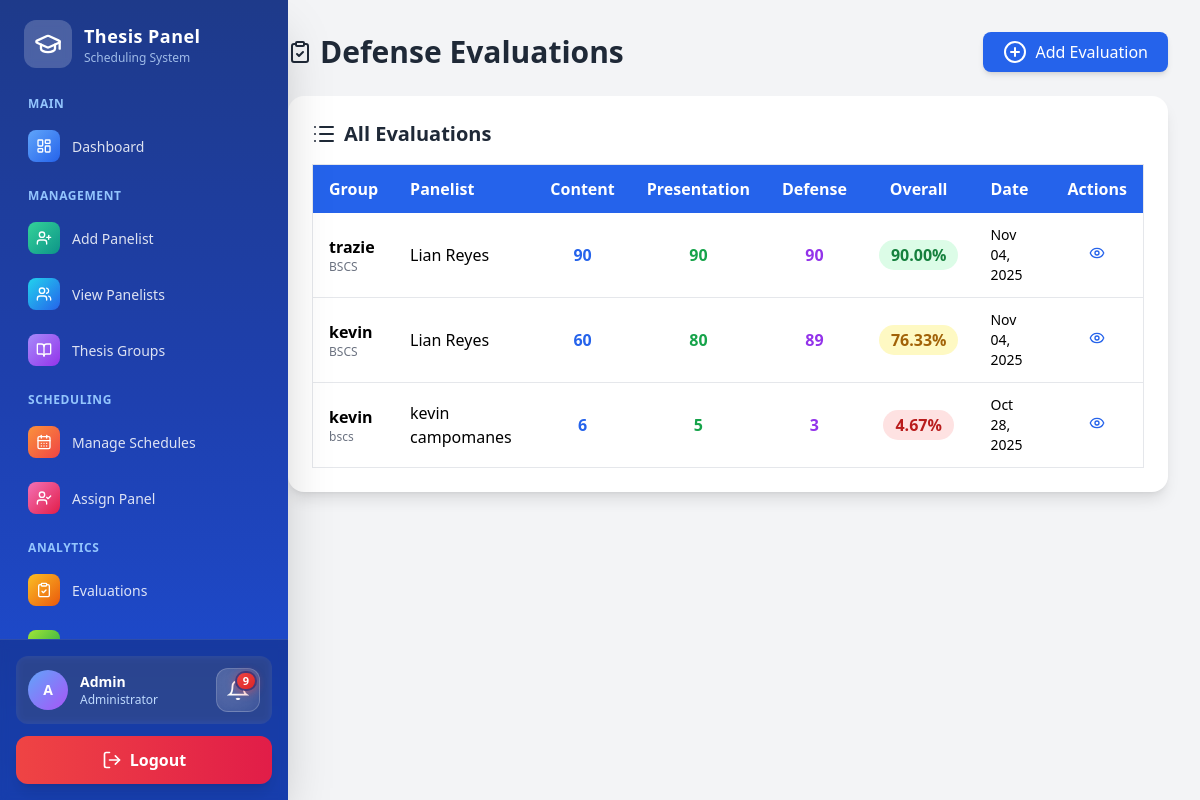
Screenshot of /admin/evaluations.php (signed in) with the database file from the repository.
### tables this page shows
CREATE TABLE `evaluation` (
  `evaluation_id` int(11) NOT NULL AUTO_INCREMENT,
  `group_id` int(11) NOT NULL,
  `panelist_id` int(11) NOT NULL,
  `content_score` int(11) DEFAULT NULL,
  `presentation_score` int(11) DEFAULT NULL,
  `defense_score` int(11) DEFAULT NULL,
  `overall_score` decimal(5,2) DEFAULT NULL,
  `comments` text DEFAULT NULL,
  `evaluated_at` timestamp NOT NULL DEFAULT current_timestamp(),
  PRIMARY KEY (`evaluation_id`),
  KEY `group_id` (`group_id`),
  KEY `panelist_id` (`panelist_id`),
  CONSTRAINT `evaluation_ibfk_1` FOREIGN KEY (`group_id`) REFERENCES `thesis_group` (`group_id`) ON DELETE CASCADE,
  CONSTRAINT `evaluation_ibfk_2` FOREIGN KEY (`panelist_id`) REFERENCES `faculty` (`panelist_id`) ON DELETE CASCADE
);

CREATE TABLE `thesis_group` (
  `group_id` int(11) NOT NULL AUTO_INCREMENT,
  `created_at` datetime DEFAULT current_timestamp(),
  `title` varchar(255) NOT NULL,
  `leader_name` varchar(100) NOT NULL,
  `members` text DEFAULT NULL,
  `course` varchar(100) DEFAULT NULL,
  `status` enum('For Defense','Defended','Pending') DEFAULT 'Pending',
  PRIMARY KEY (`group_id`)
);

### admin/evaluations.php (the view, shortened to what this page needs)
<?php
$db = new Database();
$conn = $db->connect();
try {
    $conn->exec("CREATE TABLE IF NOT EXISTS evaluation (
        evaluation_id INT AUTO_INCREMENT PRIMARY KEY,
        group_id INT NOT NULL,
        panelist_id INT NOT NULL,
        content_score INT,
        presentation_score INT,
        defense_score INT,
        overall_score DECIMAL(5,2),
        comments TEXT,
        evaluated_at TIMESTAMP DEFAULT CURRENT_TIMESTAMP,
        FOREIGN KEY (group_id) REFERENCES thesis_group(group_id) ON DELETE CASCADE,
        FOREIGN KEY (panelist_id) REFERENCES faculty(panelist_id) ON DELETE CASCADE
    )");
} catch (PDOException $e) {
}
$evaluations = $conn->query("
    SELECT e.*,
           tg.leader_name, tg.course,
           CONCAT(f.first_name, ' ', f.last_name) as panelist_name,
           t.title as thesis_title
    FROM evaluation e
    INNER JOIN thesis_group tg ON e.group_id = tg.group_id
    INNER JOIN faculty f ON e.panelist_id = f.panelist_id
    LEFT JOIN thesis t ON tg.group_id = t.group_id
    ORDER BY e.evaluated_at DESC
")->fetchAll(PDO::FETCH_ASSOC);
?>
<!DOCTYPE html>
<html lang="en">
<head>
<script src="/Thesis/assets/js/tailwind.js"></script>
</head>
<body class="bg-gray-100 min-h-screen flex">
<?php include 'sidebar.php'; ?>
<main class="flex-1 ml-64 p-8">
<div class="flex justify-between items-center mb-6">
    <h1 class="text-3xl font-bold text-gray-800 flex items-center gap-2">
        <i data-lucide="clipboard-check"></i> Defense Evaluations
    </h1>
    <button onclick="toggleModal()" class="bg-blue-600 text-white px-5 py-2 rounded-lg hover:bg-blue-700 flex items-center gap-2 shadow-md">
        <i data-lucide="plus-circle"></i> Add Evaluation
    </button>
</div>
<div class="bg-white shadow-lg rounded-2xl p-6 overflow-x-auto">
    <h2 class="text-xl font-semibold mb-4 flex items-center gap-2 text-gray-800">
        <i data-lucide="list"></i> All Evaluations
    </h2>
    <table class="min-w-full border border-gray-200">
        <thead class="bg-blue-600 text-white">
            <tr>
                <th class="px-4 py-3 text-left">Group</th>
                <th class="px-4 py-3 text-left">Panelist</th>
                <th class="px-4 py-3 text-center">Content</th>
                <th class="px-4 py-3 text-center">Presentation</th>
                <th class="px-4 py-3 text-center">Defense</th>
                <th class="px-4 py-3 text-center">Overall</th>
                <th class="px-4 py-3 text-left">Date</th>
                <th class="px-4 py-3 text-center">Actions</th>
            </tr>
        </thead>
        <tbody>
            <?php if (!empty($evaluations)): ?>
                <?php foreach ($evaluations as $eval): ?>
                    <tr class="border-b hover:bg-gray-50">
                        <td class="px-4 py-3">
                            <div class="font-semibold"><?= htmlspecialchars($eval['leader_name']) ?></div>
                            <div class="text-xs text-gray-500"><?= htmlspecialchars($eval['course']) ?></div>
                        </td>
                        <td class="px-4 py-3"><?= htmlspecialchars($eval['panelist_name']) ?></td>
                        <td class="px-4 py-3 text-center font-bold text-blue-600"><?= $eval['content_score'] ?></td>
                        <td class="px-4 py-3 text-center font-bold text-green-600"><?= $eval['presentation_score'] ?></td>
                        <td class="px-4 py-3 text-center font-bold text-purple-600"><?= $eval['defense_score'] ?></td>
                        <td class="px-4 py-3 text-center">
                            <span class="px-3 py-1 rounded-full font-bold <?= $eval['overall_score'] >= 85 ? 'bg-green-100 text-green-700' : ($eval['overall_score'] >= 75 ? 'bg-yellow-100 text-yellow-700' : 'bg-red-100 text-red-700') ?>">
                                <?= number_format($eval['overall_score'], 2) ?>%
                            </span>
                        </td>
                        <td class="px-4 py-3 text-sm"><?= date('M d, Y', strtotime($eval['evaluated_at'])) ?></td>
                        <td class="px-4 py-3 text-center">
                            <button onclick="viewComments('<?= htmlspecialchars($eval['comments'], ENT_QUOTES) ?>')" class="text-blue-600 hover:text-blue-800">
                                <i data-lucide="eye" class="w-4 h-4"></i>
                            </button>
                        </td>
                    </tr>
                <?php endforeach; ?>
            <?php else: ?>
                <tr><td colspan="8" class="text-center py-6 text-gray-500">No evaluations found.</td></tr>
            <?php endif; ?>
        </tbody>
    </table>
</div>
</main>
</body>
</html>

### rows the page displays
evaluation: group.leader_name "trazie", group.course "BSCS", panelist_name "Lian Reyes", content_score "90", presentation_score "90", defense_score "90", overall_score "90.00", evaluated_at "Nov 04, 2025"
evaluation: group.leader_name "kevin", group.course "BSCS", panelist_name "Lian Reyes", content_score "60", presentation_score "80", defense_score "89", overall_score "76.33", evaluated_at "Nov 04, 2025"
evaluation: group.leader_name "kevin", group.course "bscs", panelist_name "kevin campomanes", content_score "6", presentation_score "5", defense_score "3", overall_score "4.67", evaluated_at "Oct 28, 2025"

### other values shown
substr($_SESSION['admin_name'] ?? 'A', 0, 1) "A"
$_SESSION['admin_name'] "Admin"
$unread_count "9"
